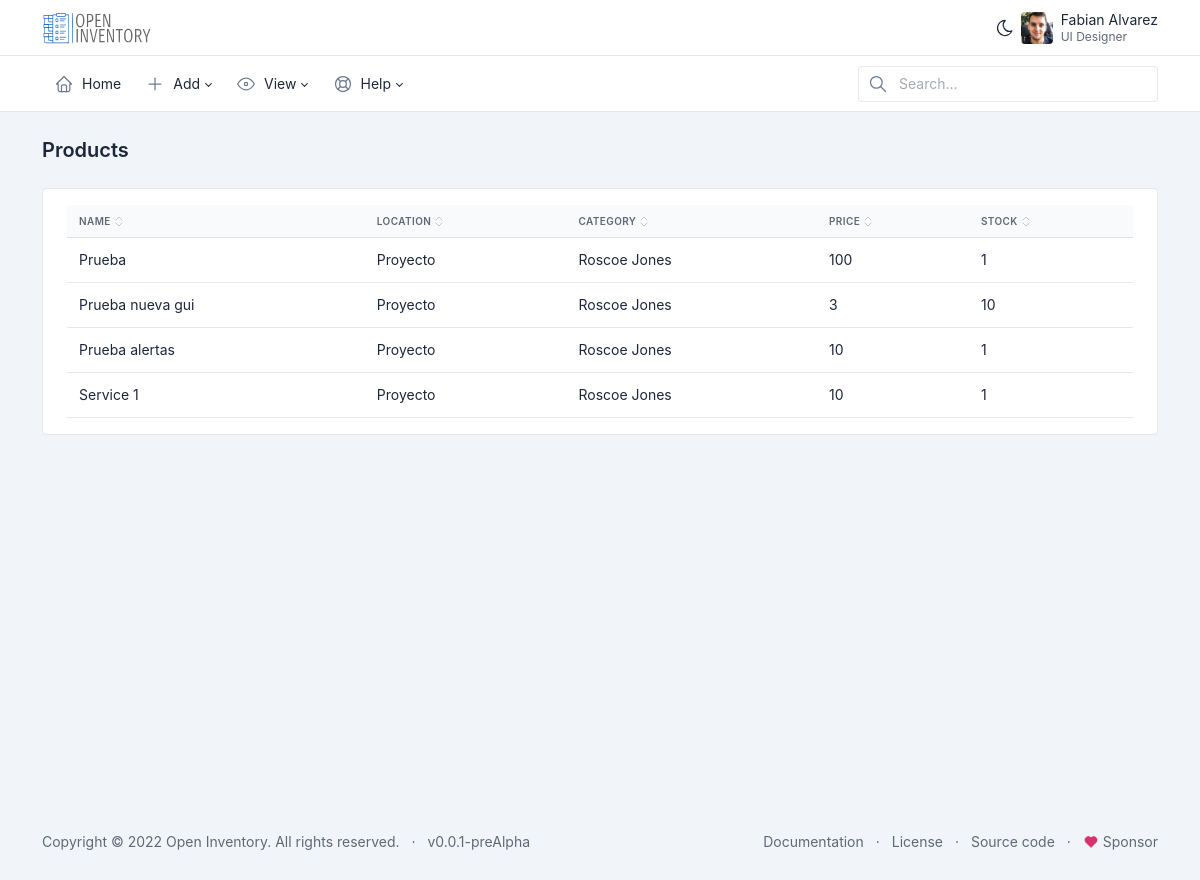
/view-products, run on an earlier commit of the app's database.
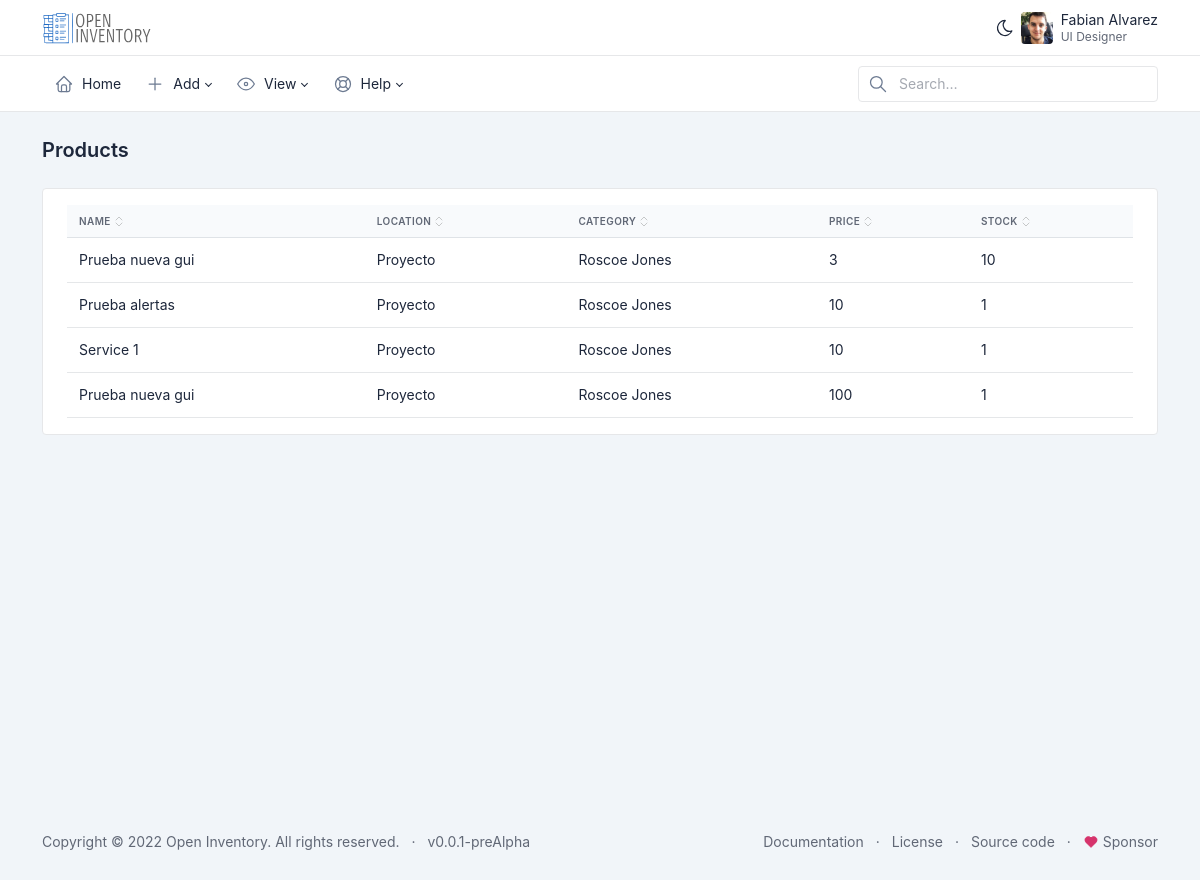
And on a later commit of the database.
### dashboard/models.py (models this page shows, shortened)
class Product(models.Model):
    name = models.CharField(max_length=200)
    description = models.TextField(null=True, blank=True)
    price = models.IntegerField()
    stock = models.IntegerField()
    category = models.CharField(max_length=200)
    location = models.CharField(max_length=200)
    image = models.ImageField(upload_to='images/', null=True, blank=True)

class Storage(models.Model):
    name = models.CharField(max_length=200)
    description = models.TextField(null=True, blank=True)
    location = models.CharField(max_length=200)
    parent_storage = models.ForeignKey('self', on_delete=models.CASCADE, null=True, blank=True)
    def __str__(self):
        return self.name
    class Meta:
        verbose_name_plural = "Storages"
        verbose_name = "Storage"

class Category(models.Model):
    name = models.CharField(max_length=200)
    description = models.TextField(null=True, blank=True)
    parent_category = models.ForeignKey('self', on_delete=models.CASCADE, null=True, blank=True)
    def __str__(self):
        return self.name
    class Meta:
        verbose_name_plural = "Categories"
        verbose_name = "Category"

### dashboard/views.py (the view)
# urls.py: path('view-products', views.view_products, name='view_products'),
def view_products(request):
  products = Product.objects.all()
  locations = Storage.objects.all()
  locations = list(locations)
  categories = Category.objects.all()
  currency = global_preferences['general__currency_symbol']
  return render(request, 'view-products.html', {"title": "Productos", "products": products, "locations": locations, "currency": currency, "categories": categories })

### dashboard/templatetags/custom_tags.py (called while the page is built)
@register.simple_tag
def get_location(list, location_id):
    location_id = int(location_id)
    return list[location_id-1]

@register.simple_tag
def get_category(list, category_id):
    category_id = int(category_id)
    return list[category_id-1]

### dashboard/templates/view-products.html (shortened to what this page needs)
<!DOCTYPE html>
<html>
<body>
{% extends 'menu.html' %}
{% block pagecontent %}
{% load custom_tags %}
<!doctype html>
<html lang="en">
  <body >
      <div class="page-wrapper">
        <div class="page-header d-print-none">
          <div class="container-xl">
            <div class="row g-2 align-items-center">
              <div class="col">
                <h2 class="page-title">
                  {{_('Products')}}
                </h2>
              </div>
            </div>
          </div>
        </div>
        <div class="page-body">
          <div class="container-xl">
            <div class="card">
              <div class="card-body">
                <div id="table-default" class="table-responsive">
                  <table class="table">
                    <thead>
                      <tr>
                        <th><button class="table-sort" data-sort="sort-name">{{_('Name')}}</button></th>
                        <th><button class="table-sort" data-sort="sort-location">{{_('Location')}}</button></th>
                        <th><button class="table-sort" data-sort="sort-category">{{_('Category')}}</button></th>
                        <th><button class="table-sort" data-sort="sort-price">{{_('Price')}}</button></th>
                        <th><button class="table-sort" data-sort="sort-stock">{{_('Stock')}}</button></th>
                      </tr>
                    </thead>
                    <tbody class="table-tbody">
                    {% for product in products %}
                      <tr>
                        <td class="sort-name"><a class="text-reset" href="{% url 'dashboard:get_product' product.id %}">{{ product.name }}</a></td>
                        <td class="sort-location">{% get_location locations product.location %}</td>
                        <td class="sort-category">{% get_category categories product.category %}</td>
                        <td class="sort-price">{{ product.price }}</td>
                        <td class="sort-stock">{{ product.stock }}</td>
                      </tr>
                    {% endfor %}
                    </tbody>
                  </table>
                </div>
              </div>
            </div>
          </div>
        </div>
      </div>
    </div>
  </body>
</html>
{% endblock %}

### static/templates/menu.html (shortened to what this page needs)
{% load static %}
{% load i18n %}
<!doctype html>
<html lang="en">
   <head>
      <link href="{% static 'css/tabler.min.css' %}" rel="stylesheet"/>
      <link href="{% static 'css/tabler-flags.min.css' %}" rel="stylesheet"/>
      <link href="{% static 'css/tabler-payments.min.css' %}" rel="stylesheet"/>
      <link href="{% static 'css/tabler-vendors.min.css' %}" rel="stylesheet"/>
      <link href="{% static 'css/demo.min.css' %}" rel="stylesheet"/>
   </head>
   <body >
      <div class="page">
      <div class="sticky-top">
         <header class="navbar navbar-expand-md navbar-light sticky-top d-print-none">
            <div class="container-xl">
               <h1 class="navbar-brand navbar-brand-autodark d-none-navbar-horizontal pe-0 pe-md-3">
                  <a href=".">
                  <img src="{% static 'media/logo.svg' %}" width="110" height="32" alt="Tabler" class="navbar-brand-image">
                  </a>
               </h1>
               <div class="navbar-nav flex-row order-md-last">
                  <div class="d-none d-md-flex">
                     <a href="?theme=dark" class="nav-link px-0 hide-theme-dark" title="Enable dark mode" data-bs-toggle="tooltip"
                        data-bs-placement="bottom">
                     </a>
                  </div>
                  <div class="nav-item dropdown">
                     <a href="#" class="nav-link d-flex lh-1 text-reset p-0" data-bs-toggle="dropdown" aria-label="Open user menu">
                        <span class="avatar avatar-sm" style="background-image: url(./static/avatars/000m.jpg)"></span>
                        <div class="d-none d-xl-block ps-2">
                           <div>Fabian Alvarez</div>
                           <div class="mt-1 small text-muted">UI Designer</div>
                        </div>
                     </a>
                  </div>
               </div>
            </div>
         </header>
         <div class="navbar-expand-md">
            <div class="collapse navbar-collapse" id="navbar-menu">
               <div class="navbar navbar-light">
                  <div class="container-xl">
                     <ul class="navbar-nav">
                        {% url 'dashboard:index' as the_url %}
                        {% if request.path == the_url %}
                        <li class="nav-item active">
                           {% else %}
                        <li class="nav-item">
                           {% endif %}
                           <a class="nav-link" href="{% url 'dashboard:index' %}" >
                              <span class="nav-link-icon d-md-none d-lg-inline-block">
                              </span>
                              <span class="nav-link-title">
                              {{_('Home')}}
                              </span>
                           </a>
                        </li>
                        <li class="nav-item dropdown">
                           <a class="nav-link dropdown-toggle" href="#navbar-extra" data-bs-toggle="dropdown" data-bs-auto-close="outside" role="button" aria-expanded="false" >
                              <span class="nav-link-icon d-md-none d-lg-inline-block">
                              </span>
                              <span class="nav-link-title">
                              {{_('Add')}}
                              </span>
                           </a>
                        </li>
                        <li class="nav-item dropdown">
                           <a class="nav-link dropdown-toggle" href="#navbar-extra" data-bs-toggle="dropdown" data-bs-auto-close="outside" role="button" aria-expanded="false" >
                              <span class="nav-link-icon d-md-none d-lg-inline-block">
                              </span>
                              <span class="nav-link-title">
                              {{_('View')}}
                              </span>
                           </a>
                        </li>
                        <li class="nav-item dropdown">
                           <a class="nav-link dropdown-toggle" href="#navbar-help" data-bs-toggle="dropdown" data-bs-auto-close="outside" role="button" aria-expanded="false" >
                              <span class="nav-link-icon d-md-none d-lg-inline-block">
                              </span>
                              <span class="nav-link-title">
                              Help
                              </span>
                           </a>
                        </li>
                     </ul>
                     <div class="my-2 my-md-0 flex-grow-1 flex-md-grow-0 order-first order-md-last">
                        <form action="./" method="get" autocomplete="off" novalidate>
                           <div class="input-icon">
                              <span class="input-icon-addon">
                              </span>
                              <input type="text" value="" class="form-control" placeholder="Search…" aria-label="Search in website" id="search">
                           </div>
                        </form>
                     </div>
                  </div>
               </div>
            </div>
         </div>
      </div>
      <div class="page-wrapper">
         {% block pagecontent %}
         {% endblock %}
      <footer class="footer footer-transparent d-print-none">
         <div class="container-xl">
           <div class="row text-center align-items-center flex-row-reverse">
             <div class="col-lg-auto ms-lg-auto">
               <ul class="list-inline list-inline-dots mb-0">
                 <li class="list-inline-item"><a href="./docs/" class="link-secondary">Documentation</a></li>
                 <li class="list-inline-item"><a href="./license.html" class="link-secondary">License</a></li>
                 <li class="list-inline-item"><a href="https://github.com/SantaCRC/OpenInventory" target="_blank" class="link-secondary" rel="noopener">Source code</a></li>
                 <li class="list-inline-item">
                   <a href="https://github.com/sponsors/SantaCRC" target="_blank" class="link-secondary" rel="noopener">
                     Sponsor
                   </a>
                 </li>
               </ul>
             </div>
             <div class="col-12 col-lg-auto mt-3 mt-lg-0">
               <ul class="list-inline list-inline-dots mb-0">
                 <li class="list-inline-item">
                   Copyright © {% now 'Y' %}
                   <a href="." class="link-secondary">Open Inventory</a>.
                   All rights reserved.
                 </li>
                 <li class="list-inline-item">
                   <a href="./changelog.html" class="link-secondary" rel="noopener">
                     v0.0.1-preAlpha
                   </a>
                 </li>
               </ul>
             </div>
           </div>
         </div>
       </footer>
   </body>
</html>

### static/templates/menu.html (style rules this page uses)
:root { --tblr-font-sans-serif: Inter, -apple-system, BlinkMacSystemFont, San Francisco, Segoe UI, Roboto, Helvetica Neue, sans-serif; }

What changed in the data, as far as the page shows it:
removed Product: name "Prueba", location.name "Proyecto", category.name "Roscoe Jones", price "100", stock "1"
added Product: name "Prueba nueva gui", location.name "Proyecto", category.name "Roscoe Jones", price "100", stock "1"
